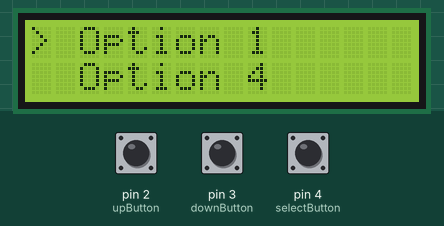
Recording of a sketch running on a simulated Arduino Uno, built with avr-gcc and run on an emulated ATmega328P. Shown: 16×2 character LCD. The test bench sets the inputs (shaded band); at power-on: pin 2 (upButton) LOW, pin 3 (downButton) LOW, pin 4 (selectButton) LOW.

Above: at 1.2 s.
1.3 s: pin 2 (upButton) pulled HIGH for 1 s
At 3.0 s:
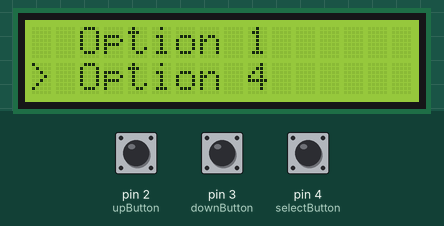
5.3 s: pin 3 (downButton) pulled HIGH for 3.2 s
At 9.4 s:
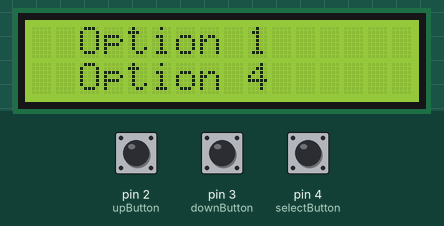
11.5 s: pin 4 (selectButton) pulled HIGH for 0.15 s
At 12.0 s:
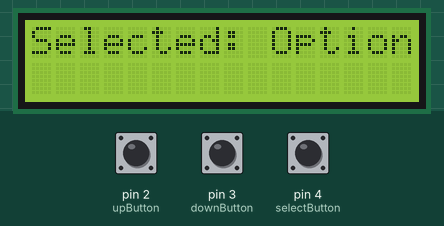
14.0 s: pin 3 (downButton) pulled HIGH for 1 s
At 14.63 s:
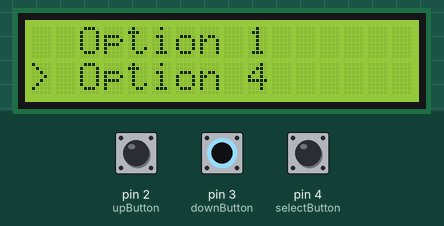
18.0 s: pin 2 (upButton) pulled HIGH for 0.15 s
21.1 s: pin 3 (downButton) pulled HIGH for 0.15 s
Timing chart, 0 to 24.1 s (numbered marks = the images above; inputs shaded):
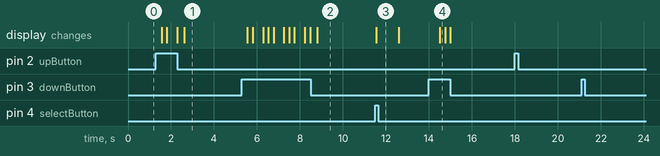

Measured:
- after the input at 1.3 s, the display: changes after 0.26 s (image 1)
- after the input at 5.3 s, the display: first changes after 0.25 s (image 2 shows a later state)
- after the input at 11.5 s, the display: changes after 0.05 s (image 3)
- after the input at 14.0 s, the display: changes after 0.51 s (image 4)
- after the input at 18.0 s, every drawn part: stays the same
- after the input at 21.1 s, every drawn part: stays the same

The sketch:

lcd.ino
```cpp
#include <Wire.h>
#include <LiquidCrystal_I2C.h>

// Khởi tạo màn hình LCD I2C
LiquidCrystal_I2C lcd(0x27, 16, 2); // Địa chỉ 0x27, màn hình 16x2

// Các chân cho phím bấm
const int upButton = 2;
const int downButton = 3;
const int selectButton = 4;

int menuIndex = 0; // Biến chỉ mục menu hiện tại

String menuOptions[] = {"Option 1", "Option 2", "Option 3", "Option 4"}; // Các lựa chọn menu

void setup() {
  // Khởi tạo màn hình LCD
  lcd.init();
  lcd.backlight();

  // Cấu hình các phím bấm
  pinMode(upButton, INPUT);
  pinMode(downButton, INPUT);
  pinMode(selectButton, INPUT);
}

void loop() {
  // Hiển thị menu
  displayMenu();

  // Kiểm tra các phím bấm
  if (digitalRead(upButton) == HIGH) {
    menuIndex--;
    if (menuIndex < 0) {
      menuIndex = 3; // Quay lại cuối danh sách
    }
    delay(200); // Chờ sau mỗi lần bấm phím
  }

  if (digitalRead(downButton) == HIGH) {
    menuIndex++;
    if (menuIndex > 3) {
      menuIndex = 0; // Quay lại đầu danh sách
    }
    delay(200); // Chờ sau mỗi lần bấm phím
  }

  if (digitalRead(selectButton) == HIGH) {
    // Thực hiện hành động khi lựa chọn được chọn
    lcd.clear();
    lcd.setCursor(0, 0);
    lcd.print("Selected: " + menuOptions[menuIndex]);
    delay(1000); // Chờ 1 giây để hiển thị lựa chọn
  }
}

void displayMenu() {
  // Xóa màn hình và hiển thị menu
  lcd.clear();

  // Hiển thị các lựa chọn menu
  for (int i = 0; i < 4; i++) {
    if (i == menuIndex) {
      lcd.setCursor(0, i);      // Đặt con trỏ tại dòng i
      lcd.print("> " + menuOptions[i]); // In dấu ">" cho lựa chọn hiện tại
    } else {
      lcd.setCursor(0, i);      // Đặt con trỏ tại dòng i
      lcd.print("  " + menuOptions[i]); // In các lựa chọn khác
    }
  }
}
```
